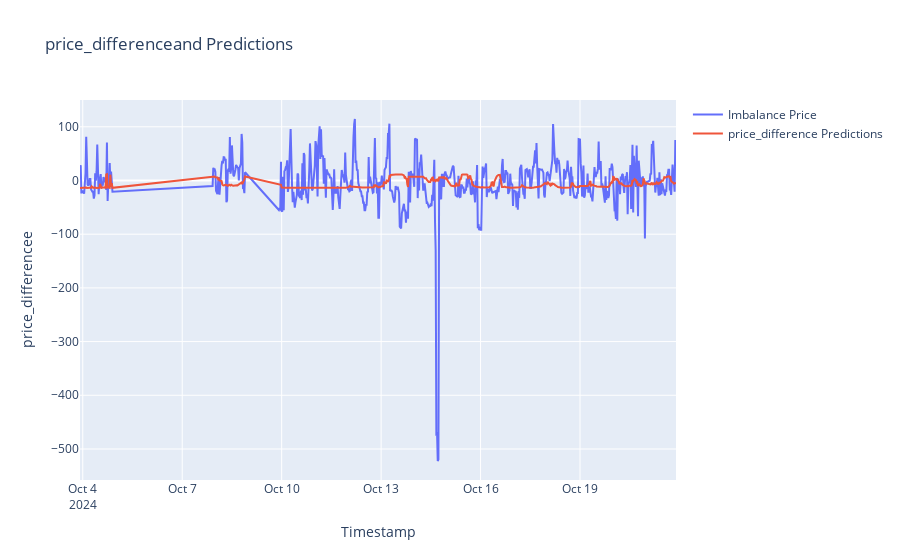

The code cell stored with this chart in its notebook:
### Code cell
#plot imbalance price and predictions
fig = go.Figure()
fig.add_trace(go.Scatter(x=df_api_new_merged1["datetime"], y=df_api_new_merged1["price_difference"], mode='lines', name='Imbalance Price'))
fig.add_trace(go.Scatter(x=df_api_new_merged1["datetime"], y=df_api_new_merged1["price_difference_predictions"], mode='lines', name='price_difference Predictions'))
fig.update_layout(title='price_differenceand Predictions', xaxis_title='Timestamp', yaxis_title='price_differencee')
fig.show()

### Figure 1 — Plotly figure (JSON) as saved in the notebook; plotly's stock layout.template omitted (floating-point values rounded to 4 significant figures; data arrays with more than 128 entries replaced by an {"elided": "..."} marker saying what was removed)
{"data": [{"mode": "lines", "name": "Imbalance Price", "type": "scatter", "x": {"elided": "676 str values"}, "y": {"elided": "676 float values"}}, {"mode": "lines", "name": "price_difference Predictions", "type": "scatter", "x": {"elided": "676 str values"}, "y": {"elided": "676 float values"}}], "layout": {"title": {"text": "price_differenceand Predictions"}, "xaxis": {"title": {"text": "Timestamp"}}, "yaxis": {"title": {"text": "price_differencee"}}}}
